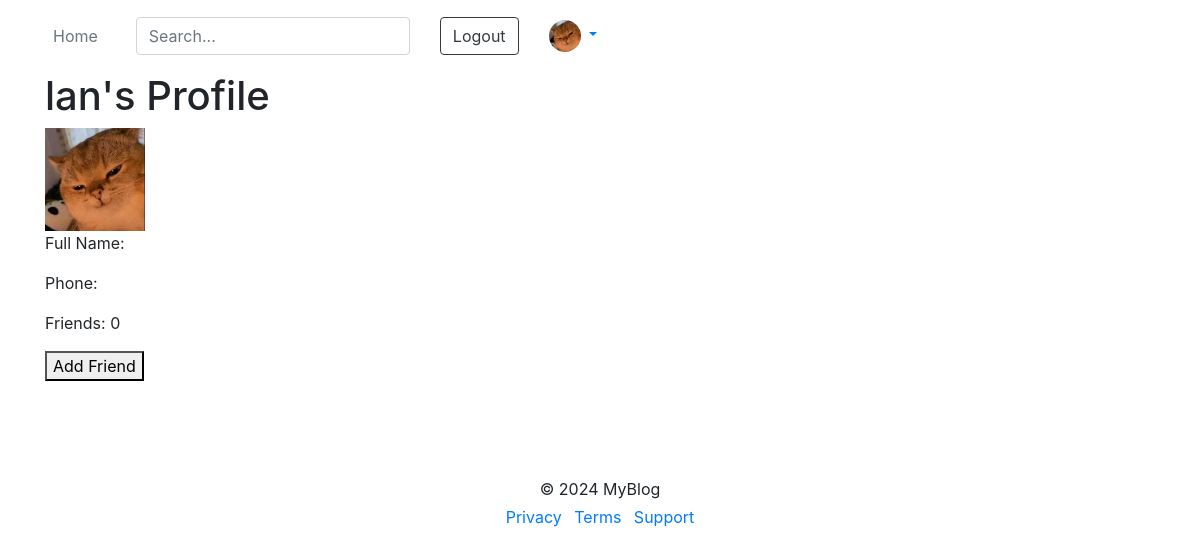
The page /accounts/profile/lan/ (signed in) on the database its author committed.
### apps/account/models.py (models this page shows, shortened)
class Profile(models.Model):
    user       = models.OneToOneField(User, on_delete=models.CASCADE,
                                      related_name='profile')
    full_name  = models.CharField(max_length=70)
    image      = models.ImageField('Image',
                                   upload_to='image_profiles', default='image_profiles/default/default.jpg')
    phone      = models.CharField(max_length=30)
    friends    = models.ManyToManyField("self", blank=True)
    created_at = models.DateTimeField(auto_now_add=True)
    updated_at = models.DateTimeField(auto_now=True)

### apps/account/views.py (the view)
# urls.py: path('profile/<str:username>/', views.author_profile_view, name='author_profile'),
@login_required
def author_profile_view(request, username):
    author = get_object_or_404(User, username=username)
    profile = author.profile
    is_friend = profile.friends.filter(id=request.user.profile.id).exists()
    incoming_requests = FriendRequest.objects.filter(receiver=request.user, is_active=True)
    outgoing_requests = FriendRequest.objects.filter(sender=request.user, is_active=True)
    context = {
        'profile': profile,
        'is_friend': is_friend,
        'incoming_requests': incoming_requests,
        'outgoing_requests': outgoing_requests,
    }
    return render(request, 'author_profile.html', context)

### apps/account/templates/author_profile.html (shortened to what this page needs)
{% extends 'base.html' %}
{% block content %}
<div class="container">
    <h1>{{ profile.user.username }}'s Profile</h1>
    <img src="{{ profile.image.url }}" alt="Profile Image" width="100">
    <p>Full Name: {{ profile.full_name }}</p>
    <p>Phone: {{ profile.phone }}</p>
    <p>Friends: {{ profile.friends.count }}</p>
    {% if not is_friend and not outgoing_requests %}
        <form method="post" action="{% url 'send_friend_request' profile.user.username %}">
            <button type="submit">Add Friend</button>
        </form>
    {% elif outgoing_requests %}
        <p>Friend request sent. Waiting for approval.</p>
    {% endif %}
</div>
{% endblock %}

### apps/templates/layouts/navbar.html (shortened to what this page needs)
{% load static %}
<link href="https://maxcdn.bootstrapcdn.com/bootstrap/4.5.2/css/bootstrap.min.css" rel="stylesheet">
<header class="p-3 text-bg-dark align-items-center justify-content-center">
    <div class="container">
        <div class="d-flex flex-wrap align-items-center justify-content-center justify-content-lg-start">
            <ul class="nav col-12 col-lg-auto me-lg-auto mb-2 justify-content-center mb-md-0">
                <li><a href="{% url 'posts' %}" class="nav-link px-2 text-secondary">Home</a></li>
            </ul>
            <form class="col-12 col-lg-auto mb-3 mb-lg-0 me-lg-3" action="{% url 'search_posts' %}" method="GET" role="search">
                <input type="search" name="q" class="form-control form-control-dark text-bg-light" placeholder="Search..." aria-label="Search">
            </form>
            {% if user.is_authenticated %}
            <div>
                <form class="col-12 col-lg-auto mb-3 mb-lg-0 me-lg-3" id="logout-form" method="post" action="{% url 'logout' %}">
                    <button type="submit" class="btn btn-outline-dark me-2">Logout</button>
                </form>
            </div>
            <div class="text-end">
                    <div class="dropdown text-end col-lg-auto mb-3 mb-lg-0 me-lg-3">
                        <a href="#" class="d-block link-body-emphasis text-decoration-none dropdown-toggle" id="dropdownMenuButton" data-bs-toggle="dropdown" aria-expanded="false">
                            {% if profile.image %}
                            <img src="{{ profile.image.url }}" alt="mdo" width="32" height="32" class="rounded-circle">
                            {% else %}
                            <img src="{{ 'image_profiles/default/default.jpg' }}" alt="No image" width="32" height="32" class="rounded-circle">
                            {% endif %}
                        </a>
                    </div>
                {% else %}
                    <a href="{% url 'login' %}" class="btn btn-outline-dark me-2">Login</a>
                    <a href="{% url 'authView' %}" class="btn btn-outline-dark me-2">Registration</a>
                {% endif %}
            </div>
        </div>
    </div>
</header>

### rows shown on the page
Profile: image (placeholder picture), user.username "lan", friends.count "0"
